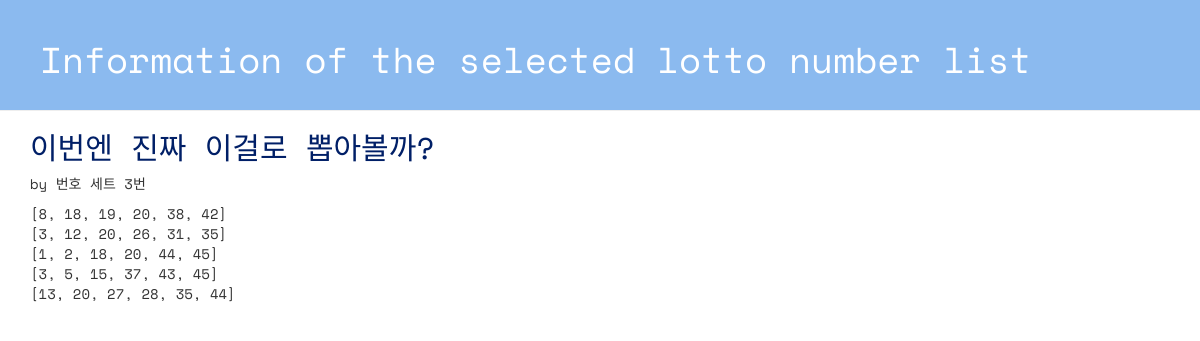
/lotto/4/detail/, run on the app's committed database.
### lotto/models.py (models this page shows, shortened)
class GuessNumbers(models.Model):
    name = models.CharField(max_length=24)  # 로또 번호 리스트의 이름
    text = models.CharField(max_length=255)  # 로또 번호 리스트에 대한 설명
    lottos = models.CharField(max_length=255, default='[1, 2, 3, 4, 5, 6]')  # 로또 번호들이 담길 str
    num_lotto = models.IntegerField(default=5)  # 6개 번호 set의 개수
    update_date = models.DateTimeField()

### lotto/views.py (the view)
# urls.py: path('lotto/<int:lottokey>/detail/', views.detail, name='detail'),
def detail(request, lottokey):
    lotto = GuessNumbers.objects.get(pk=lottokey)
    return render(request, "lotto/detail.html", {"lotto":lotto})

### lotto/templates/lotto/detail.html (shortened to what this page needs)
<!DOCTYPE html>
{% load static %}
<html lang="ko">
    <head>
        <link rel="stylesheet" href="//maxcdn.bootstrapcdn.com/bootstrap/3.2.0/css/bootstrap.min.css">
        <link rel="stylesheet" href="//maxcdn.bootstrapcdn.com/bootstrap/3.2.0/css/bootstrap--theme.min.css">
        <link rel="stylesheet" href="{% static 'css/lotto.css' %}">
    </head>
    <body>
        <div class="page-header">
            <h1>Information of the selected lotto number list</h1>
        </div>
        <div class="container lotto">
            <h2>{{ lotto.text }}</h2>
            <p>by {{ lotto.name }}</p>
            <p>{{lotto.lottos | linebreaksbr}}</p>
        </div>
    </body>
</html>

### lotto/static/css/lotto.css (style rules this page uses)
.page-header { background-color: #8bbaef; margin: auto; margin-top: 0; padding: 20px 20px 20px 40px; font-family: 'Space Mono', monospace; }
.page-header h1 { color: #ffffff; }
.container { font-family: 'Space Mono', monospace; }
.container h2 { color: #001f67; }

### data on the page
GuessNumbers: text "이번엔 진짜 이걸로 뽑아볼까?", name "번호 세트 3번", lottos "[8, 18, 19, 20, 38, 42] [3, 12, 20, 26, 31, 35] [1, 2, 18, 20, 44, 45] [3, 5, 15, 37, 43, 45] [13, 20, 27, 28, 35, 44]"
